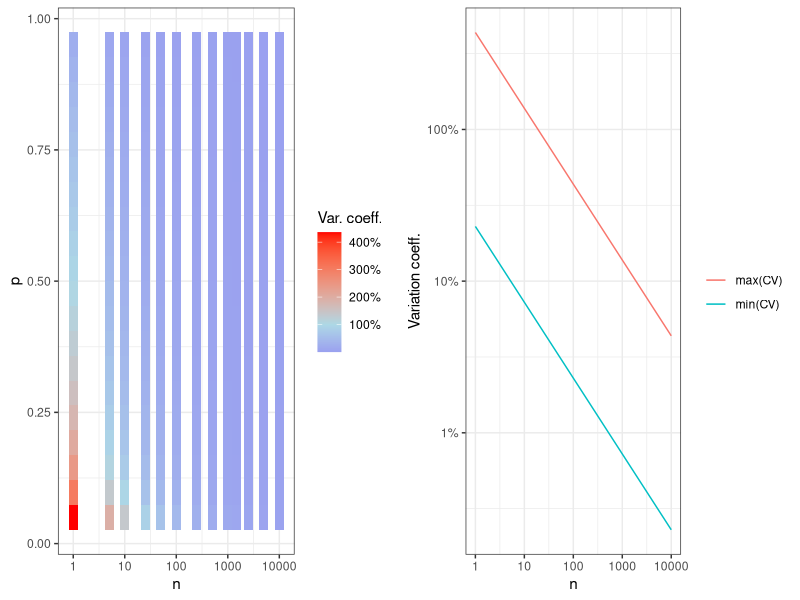
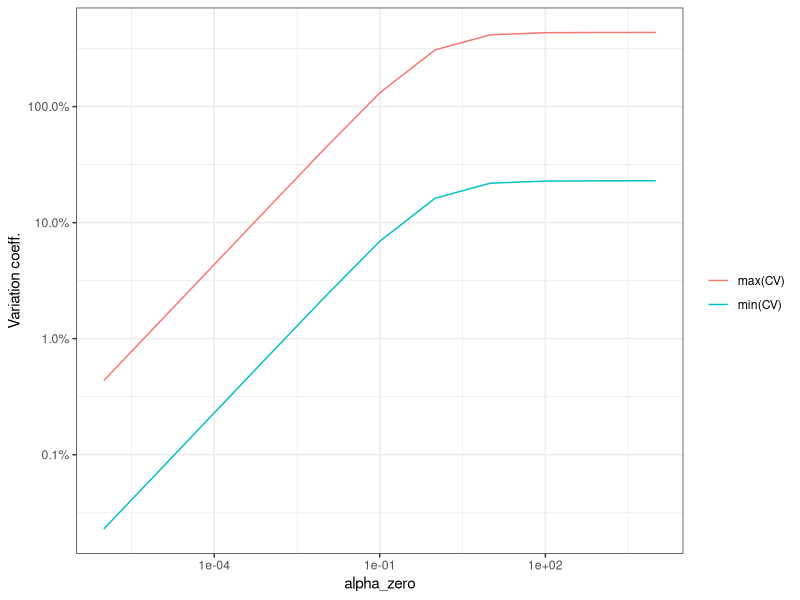

The R script that drew these images, in order:
## ---- chunk 1
knitr::opts_chunk$set(echo = TRUE)
library(tidyr)
library(ggplot2)
library(dplyr)
## ---- chunk 2

n = c(1, 5, 10, 25, 50, 100, 250, 500, 1000, 1500, 2500, 5000, 10000)
p = seq(0.05, 0.95, length.out = 20)

cv_table = expand_grid(n, p) %>%
  mutate(esperance = n*p,
         variance = n*p*(1-p),
         cv = sqrt(variance)/esperance)

g1 = ggplot(cv_table, aes(x = n, y = p, fill = cv))+
  geom_tile()+
  scale_x_log10()+
  scale_fill_gradient2(low = "blue", mid="lightblue", high="red", midpoint = 1,
                        labels = scales::percent)+
  labs(fill = "Var. coeff.")+
  theme_bw()

tbl_ = cv_table %>% 
    group_by(n) %>% 
    summarise(max_cv = max(cv, na.rm = T),
              min_cv = min(cv, na.rm = T)) %>% pivot_longer(-n)

g2 = ggplot(tbl_, aes(x = n, y = value, color = name))+
  geom_line()+
  theme_bw()+
  scale_x_log10()+
  scale_y_log10(labels = scales::percent)+
  expand_limits(y = 0)+
  scale_color_discrete(label=c('max(CV)','min(CV)'))+
  labs(y = "Variation coeff.", color = "")

cowplot::plot_grid(g1, g2)

## ---- chunk 3

alpha_zero = 10^seq(-6, 4, 1)
n = c(100)
cv_table = expand_grid(n, p, alpha_zero) %>%
  mutate(esperance = n*p,
         variance_dir = n*p*(1-p)*((n*alpha_zero)/(1+alpha_zero)),
         cv = sqrt(variance_dir)/esperance)

tbl_ = cv_table %>% 
    group_by(alpha_zero, n) %>% 
    summarise(max_cv = max(cv, na.rm = T),
              min_cv = min(cv, na.rm = T)) %>% pivot_longer(c(-n, -alpha_zero))

 ggplot(tbl_ %>% filter(n==100), aes(x = alpha_zero, y = value, color = name))+
  geom_line()+
  theme_bw()+
  scale_x_log10()+
  scale_y_log10(labels = scales::percent)+
  scale_color_discrete(label=c('max(CV)','min(CV)'))+
  expand_limits(y = 0)+
  labs(y = "Variation coeff.", color = "")
